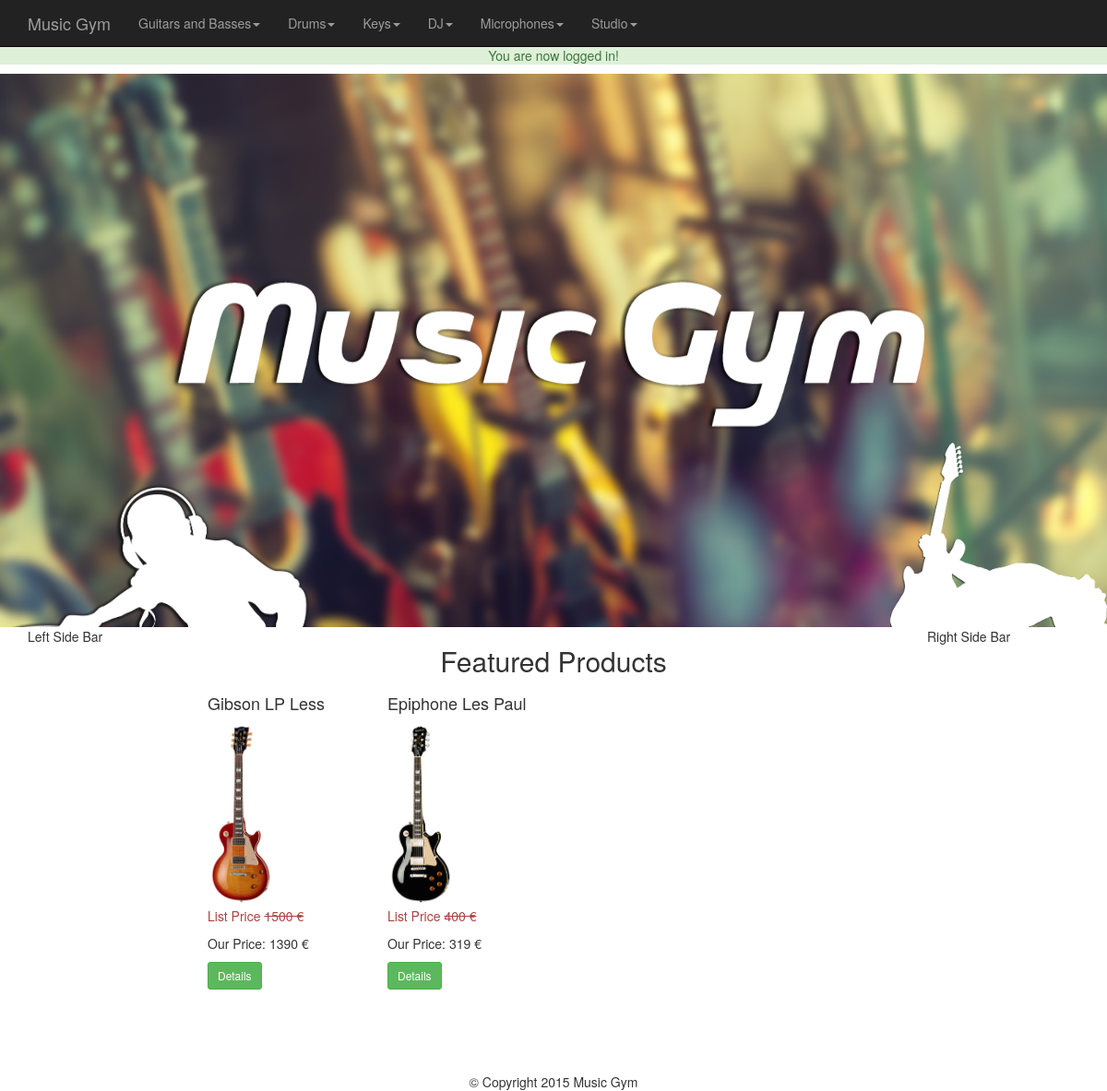
/ (signed in), run on the app's committed database.
### tables this page shows
CREATE TABLE IF NOT EXISTS `categories` (
  `id` int(11) NOT NULL AUTO_INCREMENT,
  `category` varchar(255) NOT NULL,
  `parent` int(11) NOT NULL DEFAULT '0',
  PRIMARY KEY (`id`)
);

CREATE TABLE IF NOT EXISTS `products` (
  `id` int(11) NOT NULL AUTO_INCREMENT,
  `title` varchar(255) NOT NULL,
  `price` decimal(10,0) NOT NULL,
  `list_price` decimal(10,0) NOT NULL,
  `brand` int(11) NOT NULL,
  `categories` varchar(255) NOT NULL,
  `image` varchar(255) NOT NULL,
  `description` text NOT NULL,
  `featured` tinyint(4) NOT NULL DEFAULT '0',
  `deleted` tinyint(4) NOT NULL DEFAULT '0',
  `quantity` int(11) NOT NULL,
  PRIMARY KEY (`id`)
);

### index.php (the view)
<?php
require_once 'core/init.php';
include 'includes/head.php';
include 'includes/navigation.php';
include 'includes/headerfull.php';
include 'includes/leftbar.php';
$sql = "SELECT * FROM  products WHERE featured = 1";
$featured = $db->query($sql);
?>
            <div class="col-md-8">
                <div class="row">
                    <h2 class="text-center">Featured Products</h2>
                    <?php while($product = mysqli_fetch_assoc($featured)) : ?>
                        <div class="col-md-3">
                            <h4><?= $product['title']; ?></h4>
                            <img src="<?= $product['image'];?>" alt="<?= $product['title']; ?>" class="img-thumb"/>
                            <p class="list-price text-danger">List Price <s><?= $product['list_price'];?> &euro;</s></p>
                            <p class="price">Our Price: <?= $product['price'];?> &euro;</p>
                            <button type="button" class="btn btn-sm btn-success" onclick="detailsmodal(<?= $product['id']; ?>)" >Details</button>
                        </div>
                    <?php endwhile; ?>
                </div>
            </div>
<?php
include 'includes/rightbar.php';
include 'includes/footer.php';
?>

### includes/navigation.php (shortened to what this page needs)
<?php
$sql = "SELECT * FROM categories WHERE parent = 0";
$pquery = $db->query($sql);
?>
        <nav class="navbar navbar-inverse navbar-fixed-top">
            <div class="container">
                <a href="index.php" class="navbar-brand">Music Gym</a>
                <ul class="nav navbar-nav">
                    <?php while($parent = mysqli_fetch_assoc($pquery))  : ?>
                    <li class="dropdown">
                        <a href="#" class="dropdown-toggle" data-toggle="dropdown"><?php echo $parent['category']; ?><span class="caret"></span></a>
                    </li>
                    <?php endwhile; ?>
                </ul>
            </div>
        </nav>

### css/main.css (style rules this page uses)
body { padding-top: 50px; }
.img-thumb { width: auto; height: 200px; }

### data on the page
categories: category "Guitars and Basses"
categories: category "Drums"
categories: category "Keys"
categories: category "DJ"
categories: category "Microphones"
categories: category "Studio"
products: title "Gibson LP Less", image+title (picture), list_price "1500", price "1390"
products: title "Epiphone Les Paul", image+title (picture), list_price "400", price "319"

### other printed values
$_SESSION['success_flash'] "You are now logged in!"
